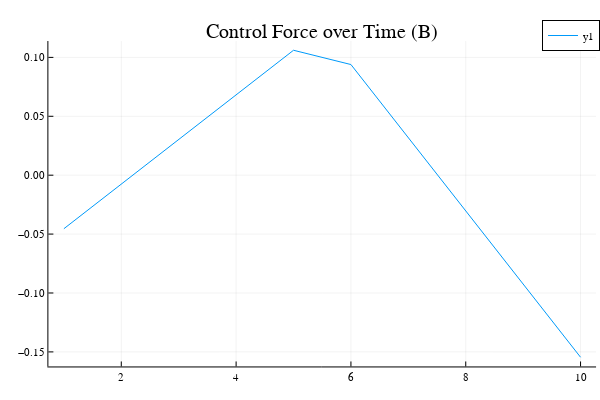

Here is the notebook cell this chart was saved with:
### Code cell
# Plotting control force vector over time

Plots.plot(p)
Plots.title!("Control Force over Time (B)")

### Figure 1 — Plotly figure (JSON) as saved in the notebook; plotly's stock layout.template omitted (floating-point values rounded to 4 significant figures)
{"data": [{"colorbar": {"title": ""}, "legendgroup": "y1", "line": {"color": "rgba(0, 154, 250, 1.000)", "dash": "solid", "shape": "linear", "width": 1}, "mode": "lines", "name": "y1", "showlegend": true, "type": "scatter", "x": [1, 2, 3, 4, 5, 6, 7, 8, 9, 10], "xaxis": "x", "y": [-0.04545, -0.007576, 0.0303, 0.06818, 0.1061, 0.09394, 0.03182, -0.0303, -0.09242, -0.1545], "yaxis": "y", "zmax": null, "zmin": null}], "layout": {"annotations": [{"font": {"color": "rgba(0, 0, 0, 1.000)", "family": "sans-serif", "size": 20}, "rotation": 0, "showarrow": false, "text": "Control Force over Time (B)", "x": 0.537, "xanchor": "center", "xref": "paper", "y": 1, "yanchor": "top", "yref": "paper"}], "height": 400, "legend": {"bgcolor": "rgba(255, 255, 255, 1.000)", "bordercolor": "rgba(0, 0, 0, 1.000)", "borderwidth": 1, "font": {"color": "rgba(0, 0, 0, 1.000)", "family": "sans-serif", "size": 11}, "tracegroupgap": 0, "traceorder": "normal", "x": 1, "xanchor": "auto", "y": 1, "yanchor": "auto"}, "margin": {"b": 20, "l": 0, "r": 0, "t": 20}, "paper_bgcolor": "rgba(255, 255, 255, 1.000)", "plot_bgcolor": "rgba(255, 255, 255, 1.000)", "showlegend": true, "width": 600, "xaxis": {"anchor": "y", "domain": [0.08064, 0.9934], "gridcolor": "rgba(0, 0, 0, 0.100)", "gridwidth": 0.5, "linecolor": "rgba(0, 0, 0, 1.000)", "mirror": false, "range": [0.73, 10.27], "showgrid": true, "showline": true, "showticklabels": true, "tickangle": 0, "tickcolor": "rgb(0, 0, 0)", "tickfont": {"color": "rgba(0, 0, 0, 1.000)", "family": "sans-serif", "size": 11}, "tickmode": "array", "ticks": "inside", "ticktext": ["2", "4", "6", "8", "10"], "tickvals": [2, 4, 6, 8, 10], "title": "", "titlefont": {"color": "rgba(0, 0, 0, 1.000)", "family": "sans-serif", "size": 15}, "type": "-", "visible": true, "zeroline": false, "zerolinecolor": "rgba(0, 0, 0, 1.000)"}, "yaxis": {"anchor": "x", "domain": [0.03762, 0.9415], "gridcolor": "rgba(0, 0, 0, 0.100)", "gridwidth": 0.5, "linecolor": "rgba(0, 0, 0, 1.000)", "mirror": false, "range": [-0.1624, 0.1139], "showgrid": true, "showline": true, "showticklabels": true, "tickangle": 0, "tickcolor": "rgb(0, 0, 0)", "tickfont": {"color": "rgba(0, 0, 0, 1.000)", "family": "sans-serif", "size": 11}, "tickmode": "array", "ticks": "inside", "ticktext": ["−0.15", "−0.10", "−0.05", "0.00", "0.05", "0.10"], "tickvals": [-0.15, -0.1, -0.05, 0, 0.05, 0.1], "title": "", "titlefont": {"color": "rgba(0, 0, 0, 1.000)", "family": "sans-serif", "size": 15}, "type": "-", "visible": true, "zeroline": false, "zerolinecolor": "rgba(0, 0, 0, 1.000)"}}}
